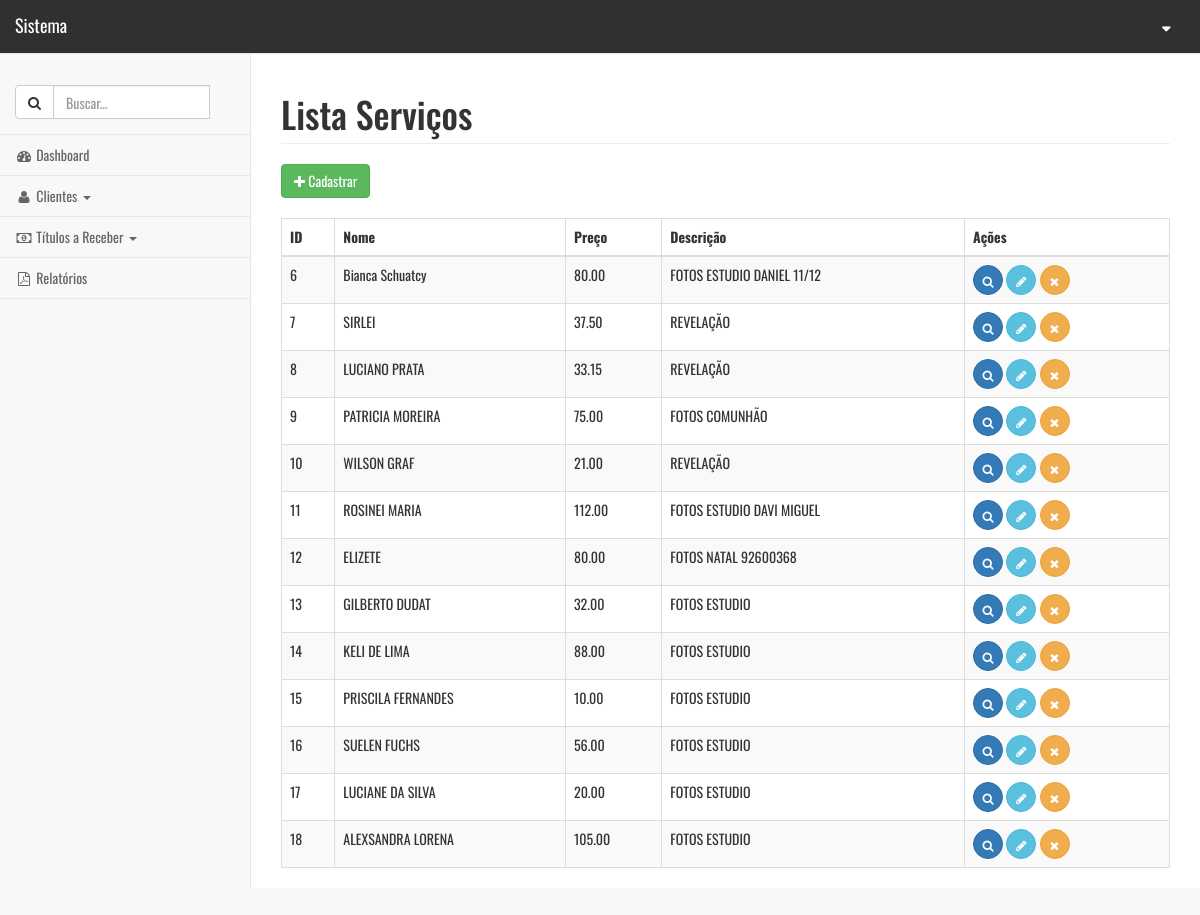
/administrativo.php?link=25, run on the app's committed database.
### tables this page shows
CREATE TABLE `servicos` (
  `id` int(11) NOT NULL,
  `nome` varchar(100) NOT NULL,
  `preco` double(10,2) NOT NULL,
  `descricao` varchar(250) NOT NULL
);

### listar_servicos.php (the view, shortened to what this page needs)
<?php
	$sql = "SELECT * FROM servicos ORDER BY 'id'";
	$resultado = mysqli_query($con, $sql);
?>
    <div id="page-wrapper">
        <div class="row">
            <div class="col-lg-12">
                <h1 class="page-header">Lista Serviços</h1>
            </div>
        </div>
        <div class="row">
			<div class="col-md-6" style="text-align: left;">
				<a href="administrativo.php?link=24"><button type='button' class='btn btn-success'><i class="fa fa-plus"></i> Cadastrar</button></a>
			</div>
		</div>
		<br>
		<div class="row">
			<div class="col-md-12">
				<div class="dataTable_wrapper">
				  	<table class="table table-striped table-bordered table-hover" id="dataTables-example">
						<thead>
						 	<tr>
								<th>ID</th>
								<th>Nome</th>
								<th>Preço</th>
								<th>Descrição</th>
								<th>Ações</th>
						  	</tr>
						</thead>
						<tbody>
							<?php
								while($linhas = mysqli_fetch_array($resultado)){
									echo "<tr>";
										echo "<td>".$linhas['id']."</td>";
										echo "<td>".$linhas['nome']."</td>";
										echo "<td>".$linhas['preco']."</td>";
										echo "<td>".$linhas['descricao']."</td>";
										?>
										<td>
											<a href='administrativo.php?link=5&id=<?php echo $linhas['id']; ?>' data-toggle='tooltip' title='Visualizar'><button type="button" class="btn btn-primary btn-circle"><i class="fa fa-search"></i></button></a>
											<a href='administrativo.php?link=26&id=<?php echo $linhas['id']; ?>' data-toggle='tooltip' title='Editar'><button type="button" class="btn btn-info btn-circle"><i class="fa fa-pencil"></i></button></a>
											<a href='processa/proc_apagar_servicos.php?id=<?php echo $linhas['id']; ?>' data-toggle='tooltip' title='Excluir'><button type="button" class="btn btn-warning btn-circle"><i class="fa fa-times"></i></button></a>
										<?php
									echo "</tr>";
								}
							?>
						</tbody>
					</table>
				</div>
			</div>
		</div>
	</div>

### css/theme.css (style rules this page uses)
* { font-family: 'Oswald', sans-serif; }
body { padding-top: 70px; padding-bottom: 30px; }
#page-wrapper { margin-top: -50px; }

### data on the page
servicos: id "6", nome "Bianca Schuatcy", preco "80.00", descricao "FOTOS ESTUDIO DANIEL 11/12"
servicos: id "7", nome "SIRLEI", preco "37.50", descricao "REVELAÇÃO"
servicos: id "8", nome "LUCIANO PRATA", preco "33.15", descricao "REVELAÇÃO"
servicos: id "9", nome "PATRICIA MOREIRA", preco "75.00", descricao "FOTOS COMUNHÃO"
servicos: id "10", nome "WILSON GRAF", preco "21.00", descricao "REVELAÇÃO"
servicos: id "11", nome "ROSINEI MARIA", preco "112.00", descricao "FOTOS ESTUDIO DAVI MIGUEL"
servicos: id "12", nome "ELIZETE", preco "80.00", descricao "FOTOS NATAL 92600368"
servicos: id "13", nome "GILBERTO DUDAT", preco "32.00", descricao "FOTOS ESTUDIO"
servicos: id "14", nome "KELI DE LIMA", preco "88.00", descricao "FOTOS ESTUDIO"
servicos: id "15", nome "PRISCILA FERNANDES", preco "10.00", descricao "FOTOS ESTUDIO"
servicos: id "16", nome "SUELEN FUCHS", preco "56.00", descricao "FOTOS ESTUDIO"
servicos: id "17", nome "LUCIANE DA SILVA", preco "20.00", descricao "FOTOS ESTUDIO"
servicos: id "18", nome "ALEXSANDRA LORENA", preco "105.00", descricao "FOTOS ESTUDIO"
